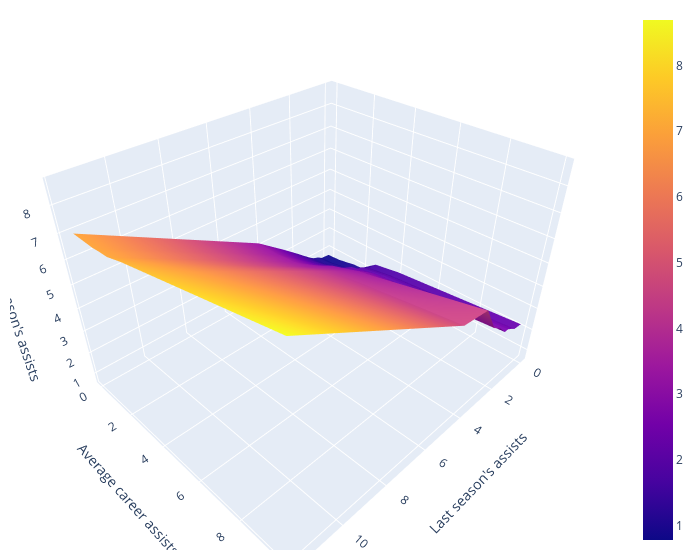

Notebook source saved alongside this figure:
### Code cell
import plotly.graph_objs as go

surface = go.Surface(x=pdp.columns,
                    y=pdp.index,
                    z=pdp.values)

fig = go.Figure(surface)

fig.update_layout(scene = dict(
                    xaxis_title="Last season's assists",
                    yaxis_title="Average career assists",
                    zaxis_title="This season's assists"),
                    width=700,
                    margin=dict(r=20, b=10, l=10, t=10))

fig.show()

### Figure 1 — Plotly figure (JSON) as saved in the notebook; plotly's stock layout.template omitted (floating-point values rounded to 4 significant figures)
{"data": [{"type": "surface", "x": [0, 0.4556, 0.7, 1, 1.2, 1.6, 2.1, 2.8, 4.2, 11.7], "y": [9.955, 4.155, 2.883, 2.074, 1.565, 1.2, 0.9, 0.7, 0.4571, 0], "z": [[2.281, 2.322, 2.469, 2.618, 2.609, 3.002, 3.32, 4.47, 4.639, 8.692], [1.798, 1.839, 1.986, 2.135, 2.126, 2.52, 2.837, 3.248, 3.918, 7.514], [1.593, 1.635, 1.782, 1.931, 1.922, 2.239, 2.383, 2.879, 3.499, 7.253], [1.031, 1.072, 1.219, 1.336, 1.451, 1.788, 2.089, 2.478, 3.361, 7.046], [0.9932, 1.034, 1.181, 1.298, 1.401, 1.696, 1.962, 2.411, 3.328, 7.014], [0.9167, 0.958, 1.105, 1.222, 1.325, 1.584, 1.863, 2.351, 3.287, 6.973], [0.8686, 0.9098, 1.046, 1.147, 1.25, 1.535, 1.859, 2.351, 3.287, 6.973], [0.8258, 0.8671, 1.004, 1.105, 1.207, 1.493, 1.841, 2.337, 3.287, 6.973], [0.8124, 0.8536, 0.9901, 1.091, 1.207, 1.493, 1.841, 2.337, 3.287, 6.973], [0.7817, 0.823, 0.9595, 1.06, 1.177, 1.462, 1.831, 2.33, 3.285, 6.971]]}], "layout": {"margin": {"b": 10, "l": 10, "r": 20, "t": 10}, "scene": {"xaxis": {"title": {"text": "Last season's assists"}}, "yaxis": {"title": {"text": "Average career assists"}}, "zaxis": {"title": {"text": "This season's assists"}}}, "width": 700}}
